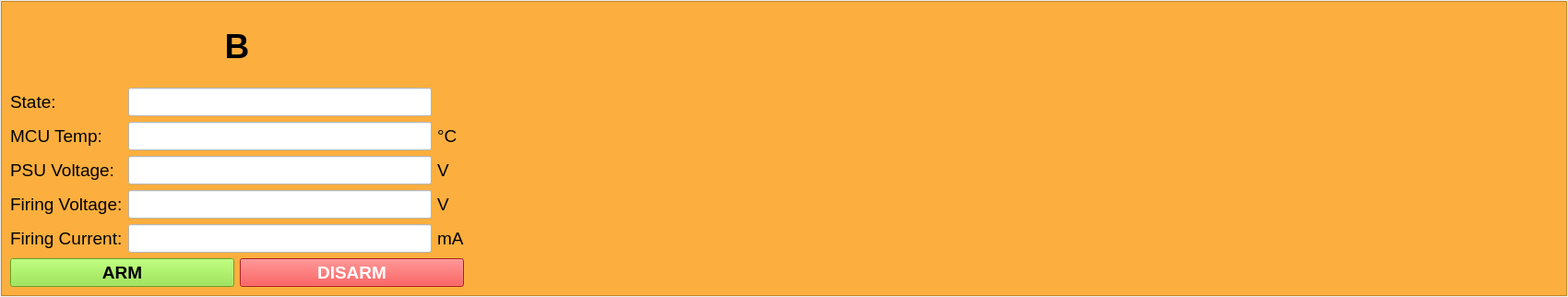
<?xml version="1.0" encoding="UTF-8"?>
<ui version="4.0">
 <class>B_widget</class>
 <widget class="QWidget" name="B_widget">
  <property name="geometry">
   <rect>
    <x>0</x>
    <y>0</y>
    <width>1700</width>
    <height>322</height>
   </rect>
  </property>
  <property name="minimumSize">
   <size>
    <width>0</width>
    <height>0</height>
   </size>
  </property>
  <property name="windowTitle">
   <string>Form</string>
  </property>
  <layout class="QVBoxLayout" name="verticalLayout">
   <property name="spacing">
    <number>3</number>
   </property>
   <property name="leftMargin">
    <number>1</number>
   </property>
   <property name="topMargin">
    <number>1</number>
   </property>
   <property name="rightMargin">
    <number>1</number>
   </property>
   <property name="bottomMargin">
    <number>1</number>
   </property>
   <item>
    <widget class="QFrame" name="frame_2">
     <property name="styleSheet">
      <string notr="true">background-color: rgb(252, 175, 62);</string>
     </property>
     <property name="frameShape">
      <enum>QFrame::StyledPanel</enum>
     </property>
     <property name="frameShadow">
      <enum>QFrame::Raised</enum>
     </property>
     <layout class="QHBoxLayout" name="horizontalLayout_2">
      <item>
       <layout class="QVBoxLayout" name="verticalLayout_2">
        <item>
         <widget class="QLabel" name="label">
          <property name="font">
           <font>
            <pointsize>28</pointsize>
            <weight>75</weight>
            <bold>true</bold>
           </font>
          </property>
          <property name="text">
           <string>B</string>
          </property>
          <property name="scaledContents">
           <bool>true</bool>
          </property>
          <property name="alignment">
           <set>Qt::AlignCenter</set>
          </property>
         </widget>
        </item>
        <item>
         <layout class="QGridLayout" name="gridLayout">
          <item row="0" column="0">
           <widget class="QLabel" name="label_5">
            <property name="font">
             <font>
              <pointsize>14</pointsize>
             </font>
            </property>
            <property name="text">
             <string>State:</string>
            </property>
           </widget>
          </item>
          <item row="0" column="1">
           <widget class="QLineEdit" name="AB_status_4">
            <property name="minimumSize">
             <size>
              <width>100</width>
              <height>0</height>
             </size>
            </property>
            <property name="font">
             <font>
              <pointsize>14</pointsize>
             </font>
            </property>
            <property name="styleSheet">
             <string notr="true">background-color: rgb(255, 255, 255);</string>
            </property>
            <property name="readOnly">
             <bool>true</bool>
            </property>
           </widget>
          </item>
          <item row="1" column="0">
           <widget class="QLabel" name="label_4">
            <property name="font">
             <font>
              <pointsize>14</pointsize>
             </font>
            </property>
            <property name="text">
             <string>MCU Temp:</string>
            </property>
           </widget>
          </item>
          <item row="1" column="1">
           <widget class="QLineEdit" name="AB_status_3">
            <property name="font">
             <font>
              <pointsize>14</pointsize>
             </font>
            </property>
            <property name="styleSheet">
             <string notr="true">background-color: rgb(255, 255, 255);</string>
            </property>
            <property name="readOnly">
             <bool>true</bool>
            </property>
           </widget>
          </item>
          <item row="1" column="2">
           <widget class="QLabel" name="label_7">
            <property name="font">
             <font>
              <pointsize>14</pointsize>
             </font>
            </property>
            <property name="text">
             <string>°C</string>
            </property>
           </widget>
          </item>
          <item row="2" column="0">
           <widget class="QLabel" name="label_3">
            <property name="font">
             <font>
              <pointsize>14</pointsize>
             </font>
            </property>
            <property name="text">
             <string>PSU Voltage:</string>
            </property>
           </widget>
          </item>
          <item row="2" column="1">
           <widget class="QLineEdit" name="AB_status_2">
            <property name="font">
             <font>
              <pointsize>14</pointsize>
             </font>
            </property>
            <property name="styleSheet">
             <string notr="true">background-color: rgb(255, 255, 255);</string>
            </property>
            <property name="readOnly">
             <bool>true</bool>
            </property>
           </widget>
          </item>
          <item row="2" column="2">
           <widget class="QLabel" name="label_10">
            <property name="font">
             <font>
              <pointsize>14</pointsize>
             </font>
            </property>
            <property name="text">
             <string>V</string>
            </property>
           </widget>
          </item>
          <item row="3" column="0">
           <widget class="QLabel" name="label_2">
            <property name="font">
             <font>
              <pointsize>14</pointsize>
             </font>
            </property>
            <property name="text">
             <string>Firing Voltage:</string>
            </property>
           </widget>
          </item>
          <item row="3" column="1">
           <widget class="QLineEdit" name="AB_status">
            <property name="font">
             <font>
              <pointsize>14</pointsize>
             </font>
            </property>
            <property name="styleSheet">
             <string notr="true">background-color: rgb(255, 255, 255);</string>
            </property>
            <property name="readOnly">
             <bool>true</bool>
            </property>
           </widget>
          </item>
          <item row="3" column="2">
           <widget class="QLabel" name="label_8">
            <property name="font">
             <font>
              <pointsize>14</pointsize>
             </font>
            </property>
            <property name="text">
             <string>V</string>
            </property>
           </widget>
          </item>
          <item row="4" column="0">
           <widget class="QLabel" name="label_6">
            <property name="font">
             <font>
              <pointsize>14</pointsize>
             </font>
            </property>
            <property name="text">
             <string>Firing Current:</string>
            </property>
           </widget>
          </item>
          <item row="4" column="1">
           <widget class="QLineEdit" name="AB_status_5">
            <property name="font">
             <font>
              <pointsize>14</pointsize>
             </font>
            </property>
            <property name="styleSheet">
             <string notr="true">background-color: rgb(255, 255, 255);</string>
            </property>
            <property name="readOnly">
             <bool>true</bool>
            </property>
           </widget>
          </item>
          <item row="4" column="2">
           <widget class="QLabel" name="label_9">
            <property name="font">
             <font>
              <pointsize>14</pointsize>
             </font>
            </property>
            <property name="text">
             <string>mA</string>
            </property>
           </widget>
          </item>
         </layout>
        </item>
        <item>
         <layout class="QHBoxLayout" name="horizontalLayout">
          <item>
           <widget class="QPushButton" name="pushButtonArm">
            <property name="font">
             <font>
              <pointsize>14</pointsize>
              <weight>75</weight>
              <bold>true</bold>
             </font>
            </property>
            <property name="styleSheet">
             <string notr="true">background-color: rgb(138, 226, 52);</string>
            </property>
            <property name="text">
             <string>ARM</string>
            </property>
           </widget>
          </item>
          <item>
           <widget class="QPushButton" name="pushButtonDisarm">
            <property name="font">
             <font>
              <pointsize>14</pointsize>
              <weight>75</weight>
              <bold>true</bold>
             </font>
            </property>
            <property name="styleSheet">
             <string notr="true">color: rgb(255, 255, 255);
background-color: rgb(239, 41, 41);</string>
            </property>
            <property name="text">
             <string>DISARM</string>
            </property>
           </widget>
          </item>
         </layout>
        </item>
       </layout>
      </item>
      <item>
       <widget class="AB_widget" name="widget_chan" native="true">
        <property name="minimumSize">
         <size>
          <width>1180</width>
          <height>270</height>
         </size>
        </property>
       </widget>
      </item>
     </layout>
    </widget>
   </item>
  </layout>
 </widget>
 <customwidgets>
  <customwidget>
   <class>AB_widget</class>
   <extends>QWidget</extends>
   <header>.AB_widget</header>
   <container>1</container>
  </customwidget>
 </customwidgets>
 <resources/>
 <connections/>
</ui>
